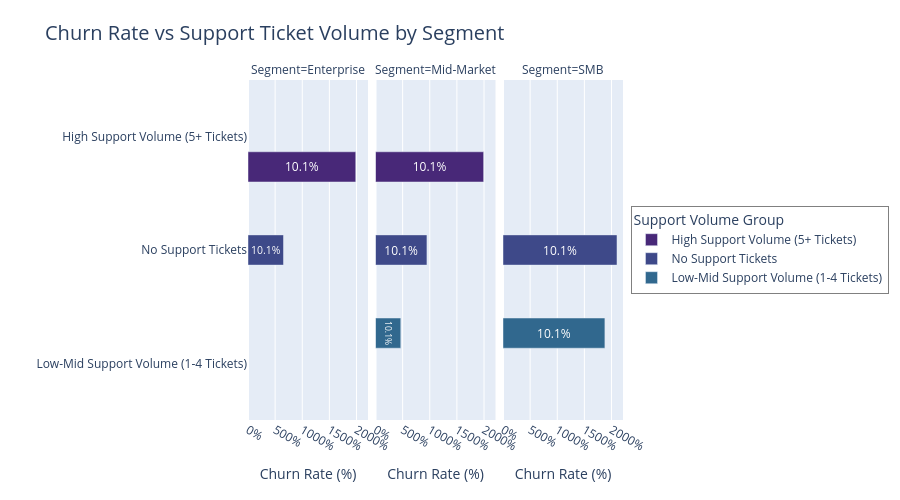

This figure's notebook cell:
### Markdown cell above
# ================================
# 🖌️ Formatting
# ================================

### Code cell
fig.update_traces(
    text=df["Churn Rate %"].round(1).astype(str) + "%",
    textposition='inside',
    insidetextanchor='middle',
    textfont=dict(color="white", size=12)
)

fig.update_layout(
    title="Churn Rate vs Support Ticket Volume by Segment",
    title_font_size=20,
    height=500,
    barmode='group',
    margin=dict(t=80, b=80),
    legend_title_text="Support Volume Group",
    legend=dict(
        bgcolor="rgba(255,255,255,0.9)",
        bordercolor="gray",
        borderwidth=1,
        x=1.02,
        y=0.5,
        xanchor='left',
        yanchor='middle',
        font=dict(size=12)
    )
)

fig.update_xaxes(title_text="Churn Rate (%)", title_font=dict(size=14), tickformat=".0%")
fig.update_yaxes(title_text="")

### Figure 1 — Plotly figure (JSON) as saved in the notebook; plotly's stock layout.template omitted (floating-point values rounded to 4 significant figures)
{"data": [{"alignmentgroup": "True", "customdata": [["Churn Rate: 19.9%<br>Customer % of Segment: 27%"]], "hovertemplate": "<b>%{hovertext}</b><br><br>Segment=Enterprise<br>Label=%{customdata[0]}<extra></extra>", "hovertext": ["High Support Volume (5+ Tickets)"], "insidetextanchor": "middle", "legendgroup": "High Support Volume (5+ Tickets)", "marker": {"color": "#482878", "pattern": {"shape": ""}}, "name": "High Support Volume (5+ Tickets)", "offsetgroup": "High Support Volume (5+ Tickets)", "orientation": "h", "showlegend": true, "text": ["10.1%", "19.9%", "6.5%", "9.0%", "19.9%", "4.7%", "9.5%", "20.7%", "18.8%", "21.0%"], "textfont": {"color": "white", "size": 12}, "textposition": "inside", "type": "bar", "x": [19.86], "xaxis": "x", "y": ["High Support Volume (5+ Tickets)"], "yaxis": "y"}, {"alignmentgroup": "True", "customdata": [["Churn Rate: 19.9%<br>Customer % of Segment: 5%"]], "hovertemplate": "<b>%{hovertext}</b><br><br>Segment=Mid-Market<br>Label=%{customdata[0]}<extra></extra>", "hovertext": ["High Support Volume (5+ Tickets)"], "insidetextanchor": "middle", "legendgroup": "High Support Volume (5+ Tickets)", "marker": {"color": "#482878", "pattern": {"shape": ""}}, "name": "High Support Volume (5+ Tickets)", "offsetgroup": "High Support Volume (5+ Tickets)", "orientation": "h", "showlegend": false, "text": ["10.1%", "19.9%", "6.5%", "9.0%", "19.9%", "4.7%", "9.5%", "20.7%", "18.8%", "21.0%"], "textfont": {"color": "white", "size": 12}, "textposition": "inside", "type": "bar", "x": [19.93], "xaxis": "x2", "y": ["High Support Volume (5+ Tickets)"], "yaxis": "y2"}, {"alignmentgroup": "True", "customdata": [["Churn Rate: 6.5%<br>Customer % of Segment: 73%"]], "hovertemplate": "<b>%{hovertext}</b><br><br>Segment=Enterprise<br>Label=%{customdata[0]}<extra></extra>", "hovertext": ["No Support Tickets"], "insidetextanchor": "middle", "legendgroup": "No Support Tickets", "marker": {"color": "#3e4989", "pattern": {"shape": ""}}, "name": "No Support Tickets", "offsetgroup": "No Support Tickets", "orientation": "h", "showlegend": true, "text": ["10.1%", "19.9%", "6.5%", "9.0%", "19.9%", "4.7%", "9.5%", "20.7%", "18.8%", "21.0%"], "textfont": {"color": "white", "size": 12}, "textposition": "inside", "type": "bar", "x": [6.54], "xaxis": "x", "y": ["No Support Tickets"], "yaxis": "y"}, {"alignmentgroup": "True", "customdata": [["Churn Rate: 9.5%<br>Customer % of Segment: 73%"]], "hovertemplate": "<b>%{hovertext}</b><br><br>Segment=Mid-Market<br>Label=%{customdata[0]}<extra></extra>", "hovertext": ["No Support Tickets"], "insidetextanchor": "middle", "legendgroup": "No Support Tickets", "marker": {"color": "#3e4989", "pattern": {"shape": ""}}, "name": "No Support Tickets", "offsetgroup": "No Support Tickets", "orientation": "h", "showlegend": false, "text": ["10.1%", "19.9%", "6.5%", "9.0%", "19.9%", "4.7%", "9.5%", "20.7%", "18.8%", "21.0%"], "textfont": {"color": "white", "size": 12}, "textposition": "inside", "type": "bar", "x": [9.48], "xaxis": "x2", "y": ["No Support Tickets"], "yaxis": "y2"}, {"alignmentgroup": "True", "customdata": [["Churn Rate: 21.0%<br>Customer % of Segment: 86%"]], "hovertemplate": "<b>%{hovertext}</b><br><br>Segment=SMB<br>Label=%{customdata[0]}<extra></extra>", "hovertext": ["No Support Tickets"], "insidetextanchor": "middle", "legendgroup": "No Support Tickets", "marker": {"color": "#3e4989", "pattern": {"shape": ""}}, "name": "No Support Tickets", "offsetgroup": "No Support Tickets", "orientation": "h", "showlegend": false, "text": ["10.1%", "19.9%", "6.5%", "9.0%", "19.9%", "4.7%", "9.5%", "20.7%", "18.8%", "21.0%"], "textfont": {"color": "white", "size": 12}, "textposition": "inside", "type": "bar", "x": [21.01], "xaxis": "x3", "y": ["No Support Tickets"], "yaxis": "y3"}, {"alignmentgroup": "True", "customdata": [["Churn Rate: 4.7%<br>Customer % of Segment: 22%"]], "hovertemplate": "<b>%{hovertext}</b><br><br>Segment=Mid-Market<br>Label=%{customdata[0]}<extra></extra>", "hovertext": ["Low-Mid Support Volume (1-4 Tickets)"], "insidetextanchor": "middle", "legendgroup": "Low-Mid Support Volume (1-4 Tickets)", "marker": {"color": "#31688e", "pattern": {"shape": ""}}, "name": "Low-Mid Support Volume (1-4 Tickets)", "offsetgroup": "Low-Mid Support Volume (1-4 Tickets)", "orientation": "h", "showlegend": true, "text": ["10.1%", "19.9%", "6.5%", "9.0%", "19.9%", "4.7%", "9.5%", "20.7%", "18.8%", "21.0%"], "textfont": {"color": "white", "size": 12}, "textposition": "inside", "type": "bar", "x": [4.66], "xaxis": "x2", "y": ["Low-Mid Support Volume (1-4 Tickets)"], "yaxis": "y2"}, {"alignmentgroup": "True", "customdata": [["Churn Rate: 18.8%<br>Customer % of Segment: 14%"]], "hovertemplate": "<b>%{hovertext}</b><br><br>Segment=SMB<br>Label=%{customdata[0]}<extra></extra>", "hovertext": ["Low-Mid Support Volume (1-4 Tickets)"], "insidetextanchor": "middle", "legendgroup": "Low-Mid Support Volume (1-4 Tickets)", "marker": {"color": "#31688e", "pattern": {"shape": ""}}, "name": "Low-Mid Support Volume (1-4 Tickets)", "offsetgroup": "Low-Mid Support Volume (1-4 Tickets)", "orientation": "h", "showlegend": false, "text": ["10.1%", "19.9%", "6.5%", "9.0%", "19.9%", "4.7%", "9.5%", "20.7%", "18.8%", "21.0%"], "textfont": {"color": "white", "size": 12}, "textposition": "inside", "type": "bar", "x": [18.78], "xaxis": "x3", "y": ["Low-Mid Support Volume (1-4 Tickets)"], "yaxis": "y3"}], "layout": {"annotations": [{"font": {}, "showarrow": false, "text": "Segment=Enterprise", "x": 0.16, "xanchor": "center", "xref": "paper", "y": 1, "yanchor": "bottom", "yref": "paper"}, {"font": {}, "showarrow": false, "text": "Segment=Mid-Market", "x": 0.5, "xanchor": "center", "xref": "paper", "y": 1, "yanchor": "bottom", "yref": "paper"}, {"font": {}, "showarrow": false, "text": "Segment=SMB", "x": 0.84, "xanchor": "center", "xref": "paper", "y": 1, "yanchor": "bottom", "yref": "paper"}], "barmode": "group", "height": 500, "legend": {"bgcolor": "rgba(255,255,255,0.9)", "bordercolor": "gray", "borderwidth": 1, "font": {"size": 12}, "title": {"text": "Support Volume Group"}, "tracegroupgap": 0, "x": 1.02, "xanchor": "left", "y": 0.5, "yanchor": "middle"}, "margin": {"b": 80, "t": 80}, "title": {"font": {"size": 20}, "text": "Churn Rate vs Support Ticket Volume by Segment"}, "xaxis": {"anchor": "y", "domain": [0, 0.32], "tickformat": ".0%", "title": {"font": {"size": 14}, "text": "Churn Rate (%)"}}, "xaxis2": {"anchor": "y2", "domain": [0.34, 0.66], "matches": "x", "tickformat": ".0%", "title": {"font": {"size": 14}, "text": "Churn Rate (%)"}}, "xaxis3": {"anchor": "y3", "domain": [0.68, 1.0], "matches": "x", "tickformat": ".0%", "title": {"font": {"size": 14}, "text": "Churn Rate (%)"}}, "yaxis": {"anchor": "x", "categoryarray": ["Low-Mid Support Volume (1-4 Tickets)", "No Support Tickets", "High Support Volume (5+ Tickets)", null], "categoryorder": "array", "domain": [0, 1], "title": {"text": ""}}, "yaxis2": {"anchor": "x2", "domain": [0, 1], "matches": "y", "showticklabels": false, "title": {"text": ""}}, "yaxis3": {"anchor": "x3", "domain": [0, 1], "matches": "y", "showticklabels": false, "title": {"text": ""}}}}
